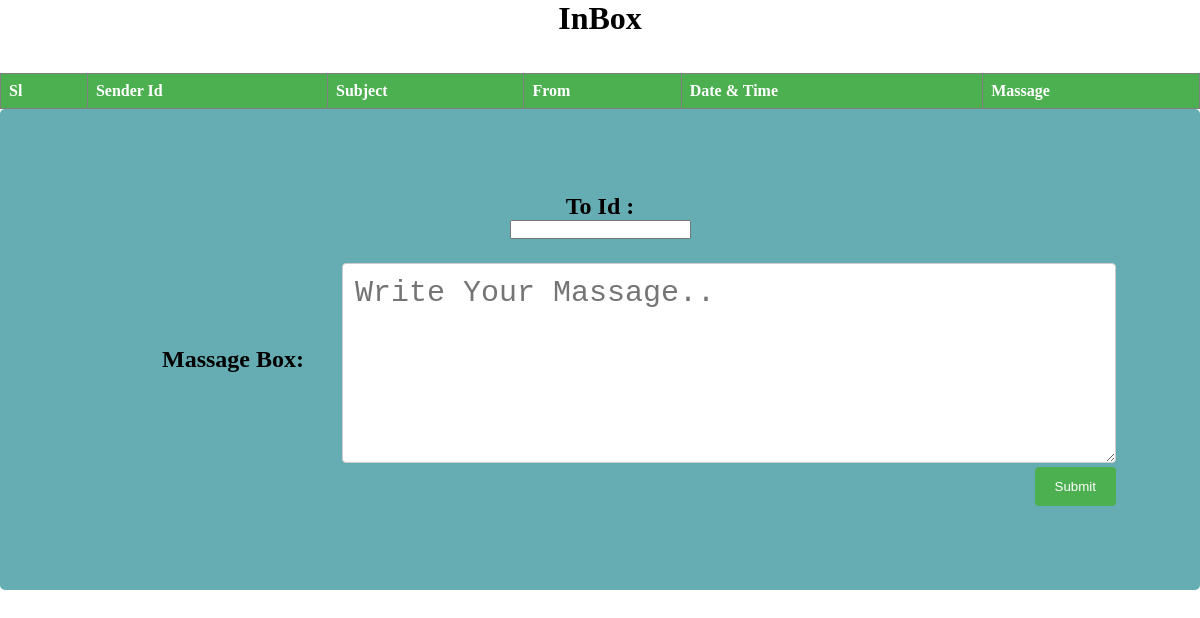
/views/Adash/views/Chatbox.php, run on an earlier commit of the app's database.
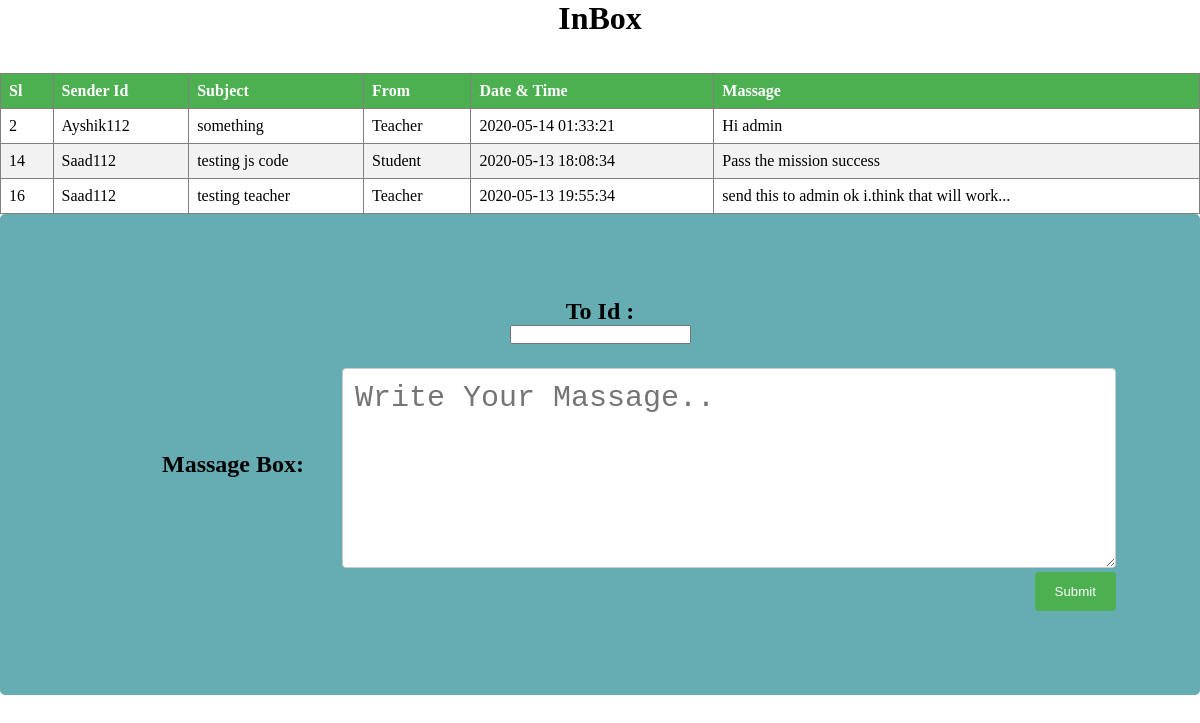
And on a later commit of the database.
### tables this page shows
CREATE TABLE `ainbox` (
  `Sl` int(100) NOT NULL,
  `Type` varchar(100) NOT NULL,
  `SenderId` varchar(100) NOT NULL,
  `Subject` varchar(200) NOT NULL,
  `Message` varchar(300) NOT NULL,
  `Status` varchar(100) NOT NULL,
  `Date&Time` timestamp NOT NULL DEFAULT CURRENT_TIMESTAMP
);

### views/Adash/models/db_connect.php (called while the page is built, shortened)
<?php
	 $serverName="localhost";
	 $userName="root";
	 $password="";
	 $dbName="tm";
	function get($query)
	{
        $data=array();
		global $serverName,$userName,$password,$dbName;
		$conn = mysqli_connect( $serverName, $userName, $password, $dbName);
        $result=mysqli_query($conn,$query);
        if(mysqli_num_rows($result) > 0)
        {
            while($row = mysqli_fetch_assoc($result))
            {
                $entity=array();
                foreach($row as $k=>$v)
                {
                    $entity[$k] = $row[$k];
                }
                $data[] = $entity;
            }
        }
		return $data;
	}
?>

### views/Adash/controler/acont.php (called while the page is built, shortened)
<?php
  require_once '../models/db_connect.php';
	function getainbox()
	{
		$query ="SELECT * FROM ainbox where Status='unread'";
		$products = get($query);
		return $products;
	}
?>

### views/Adash/views/Chatbox.php (the view, shortened to what this page needs)
<?php
	require '../controler/acont.php';
	$products = getainbox();
?>
<!DOCTYPE html>
<html>
<head>
</head>
<body>
<center><h1>InBox</h1><br><br></center>
<form  method="post" action="../controler/acont.php" enctype="multipart/form-data">
  <table id="table" border="1">
    <thead>
		<th>Sl</th>
		<th>Sender Id</th>
<th>Subject</th>
      <th>From</th>
      <th>Date & Time</th>
      <th>Massage</th>
    </thead>
    <tbody>
      <?php
        foreach($products as $product)
        {
          echo "<tr>";
					echo "<td>".$product["Sl"]."</td>";
					echo "<td>".$product["SenderId"]."</td>";
echo "<td>".$product["Subject"]."</td>";
            echo "<td>".$product["Type"]."</td>";
              echo "<td>".$product["Date&Time"]."</td>";
            echo "<td>".$product["Message"]."</td>";
          echo "</tr>";
        }
      ?>
    </tbody>
  </table>
	 <div class="container">
	<center><h2>To Id :</h2><input type="text" name="fnamee" id="fname" required ><br><br></center>
		 <div class="row">
			 <div class="col-25">
				<h2> <label for="subject">Massage Box:</label><h2>
			 </div>
			 <div class="col-75">
				 <textarea id="subject" name="subject" placeholder="Write Your Massage.."  style="height:200px; font-size:30px;" required></textarea>
			 </div>
		 </div>
		 <div class="row">
			 <input type="submit" name="inserttext" value="Submit">
		 </div>
	 </div>
  </form>
</body>
</html>

What changed in the data, as far as the page shows it:
now on this page (row edited): ainbox: Sl "2", SenderId "Ayshik112", Subject "something", Type "Teacher", value "2020-05-14 01:33:21", Message "Hi admin"
added ainbox: Sl "14", SenderId "Saad112", Subject "testing js code", Type "Student", value "2020-05-13 18:08:34", Message "Pass the mission success"
added ainbox: Sl "16", SenderId "Saad112", Subject "testing teacher", Type "Teacher", value "2020-05-13 19:55:34", Message "send this to admin ok i.think that will work..."
